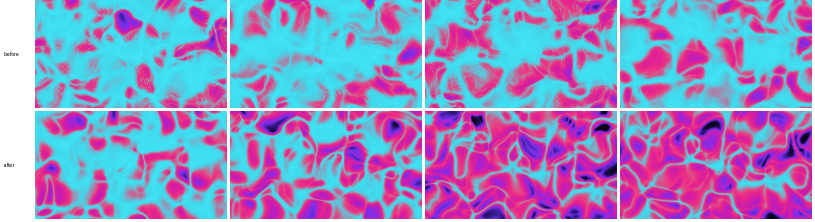
#> input picture worktree-audio-engine-picture/stills-677-caustics-bj.jpg, 1630 x 444 px (shown at 1/2 size)
$ python framestats.py ../../../../worktree-audio-engine-picture/stills-677-caustics-bj.jpg
#> lines starting #> are read from the running program, lines starting #| are printed output that depends on the picture; after the words box and inside, x2 and y2 are one past the last pixel; in counts of white or black regions, pixels touching at a corner belong together
"""framestats.py img [img...] — what a frame is made of, to put ours beside a reference frame by number:
the colour of each brightness band (max channel) and its share of pixels, column brightness, and the
horizontal vs vertical fine-detail ratio (x/y > 1: detail runs vertical). Run with
`uv run --with pillow --with numpy python framestats.py a.png b.jpg`. Ignores the top 60 px and bottom
70 px (our UI chrome) on every image so both sides compare alike."""
import sys
from PIL import Image
import numpy as np

for f in sys.argv[1:]:
    im = Image.open(f).convert("RGB")
#> im is the input picture: PIL image 1630x444 RGB; mean R, G, B 149.8, 143.6, 196.7
    if im.size != (1280, 720):
        im = im.resize((1280, 720))
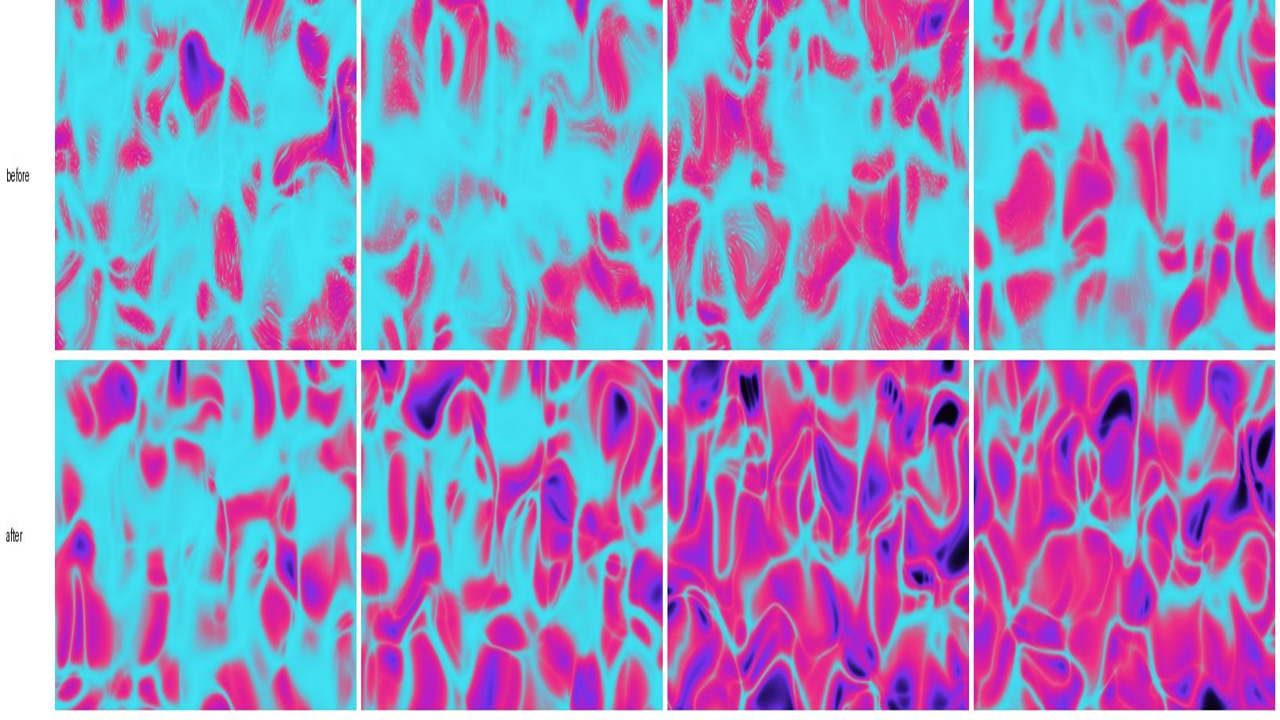
#> im: PIL image 1280x720 RGB; mean R, G, B 149.8, 143.5, 196.7
    a = np.asarray(im).astype(float)[60:650] / 255
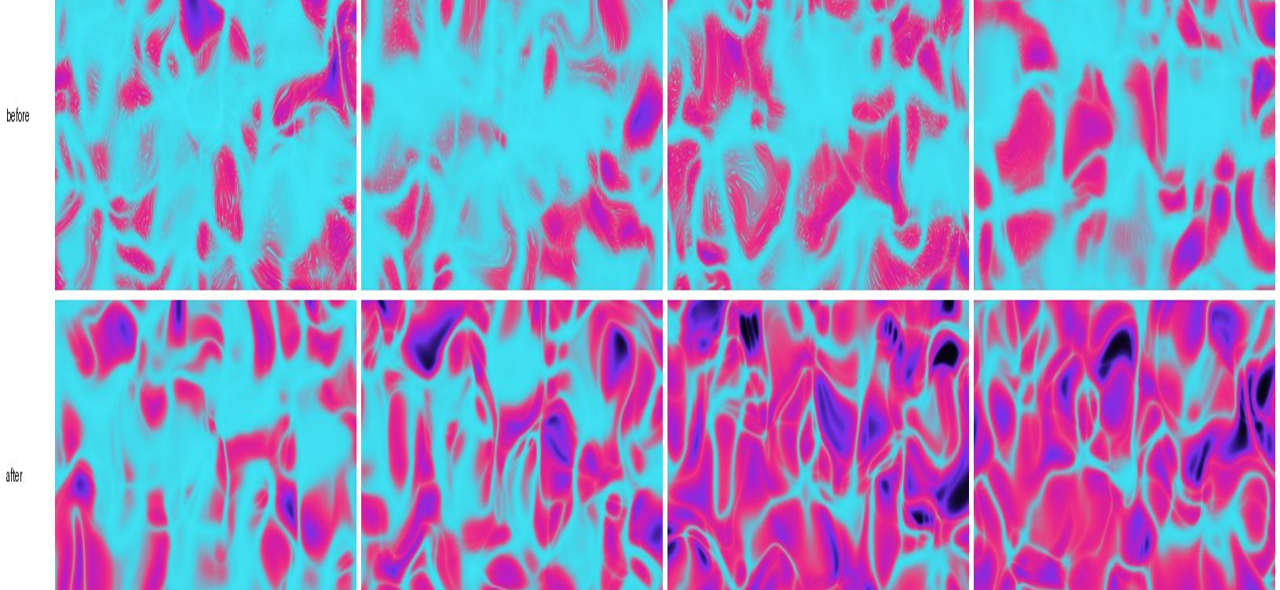
#> a: shape (590, 1280, 3) float64; mean R, G, B 0.578, 0.567, 0.772
    l = a.max(2)
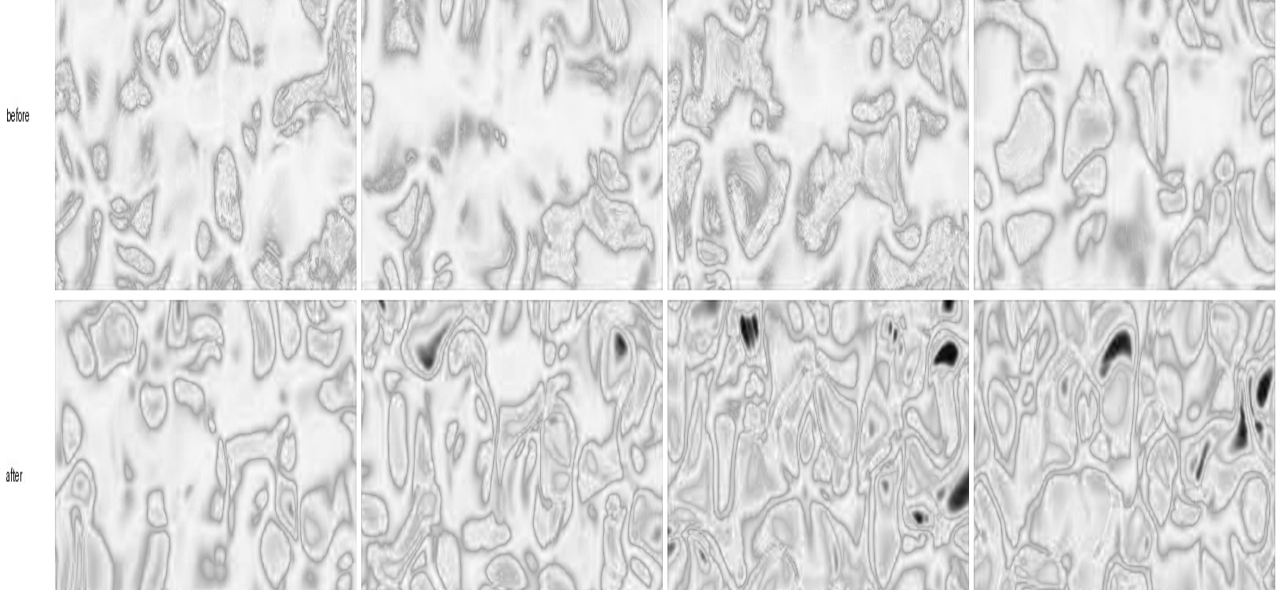
#> l: shape (590, 1280) float64; min 0, max 1, mean 0.856
    print(f.split("/")[-1], "mean", a.mean((0, 1)).round(3), "maxch", round(l.mean(), 3), "dark<0.05", round((l < 0.05).mean(), 2))
#| stills-677-caustics-bj.jpg mean [0.578 0.567 0.772] maxch 0.856 dark<0.05 0.0
    for lo, hi in [(0.05, 0.15), (0.15, 0.3), (0.3, 0.5), (0.5, 0.7), (0.7, 1.01)]:
        m = (l >= lo) & (l < hi)
        print("   ", lo, hi, round(m.mean(), 3), a[m].mean(0).round(2) if m.any() else "")
#> this loop made 5 passes
#|     0.05 0.15 0.001 [0.04 0.02 0.1 ]
#|     0.15 0.3 0.002 [0.09 0.04 0.22]
#|     0.3 0.5 0.002 [0.17 0.08 0.41]
#|     0.5 0.7 0.055 [0.62 0.48 0.66]
#|     0.7 1.01 0.94 [0.58 0.57 0.78]
#> pass 1, `m = (l >= lo) & (l < hi)`:
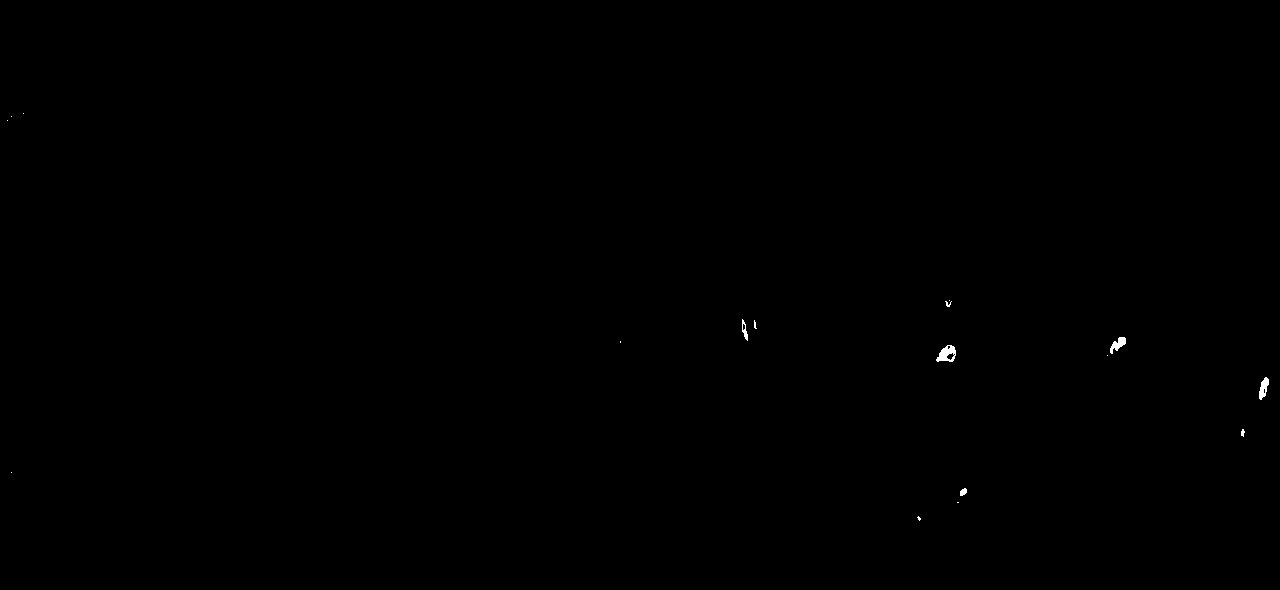
#> m: shape (590, 1280) bool; 0.09% white; 17 white regions (10 under 20 px), largest, box (x1, y1, x2, y2) and area: (936, 345, 956, 362) 206, (1110, 337, 1126, 354) 136, (1259, 377, 1269, 400) 136
#> pass 3, `m = (l >= lo) & (l < hi)`:
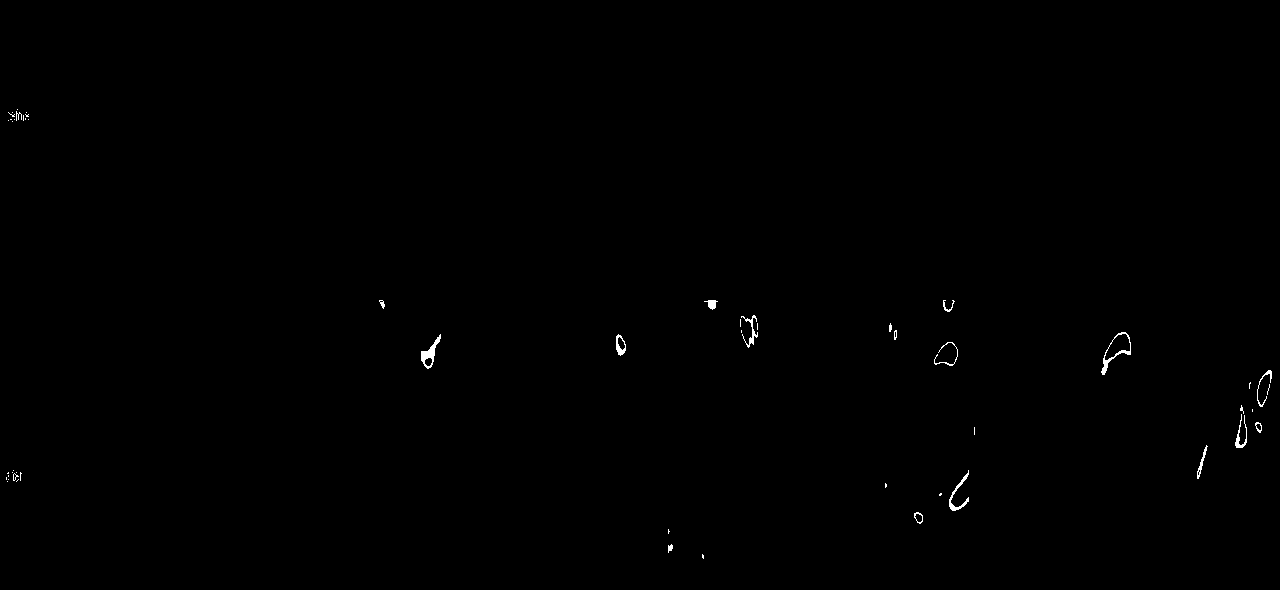
#> m: shape (590, 1280) bool; 0.23% white; 53 white regions (35 under 20 px), largest, box (x1, y1, x2, y2) and area: (421, 334, 441, 369) 227, (1101, 332, 1131, 375) 216, (949, 470, 969, 511) 179
#> after the loop:
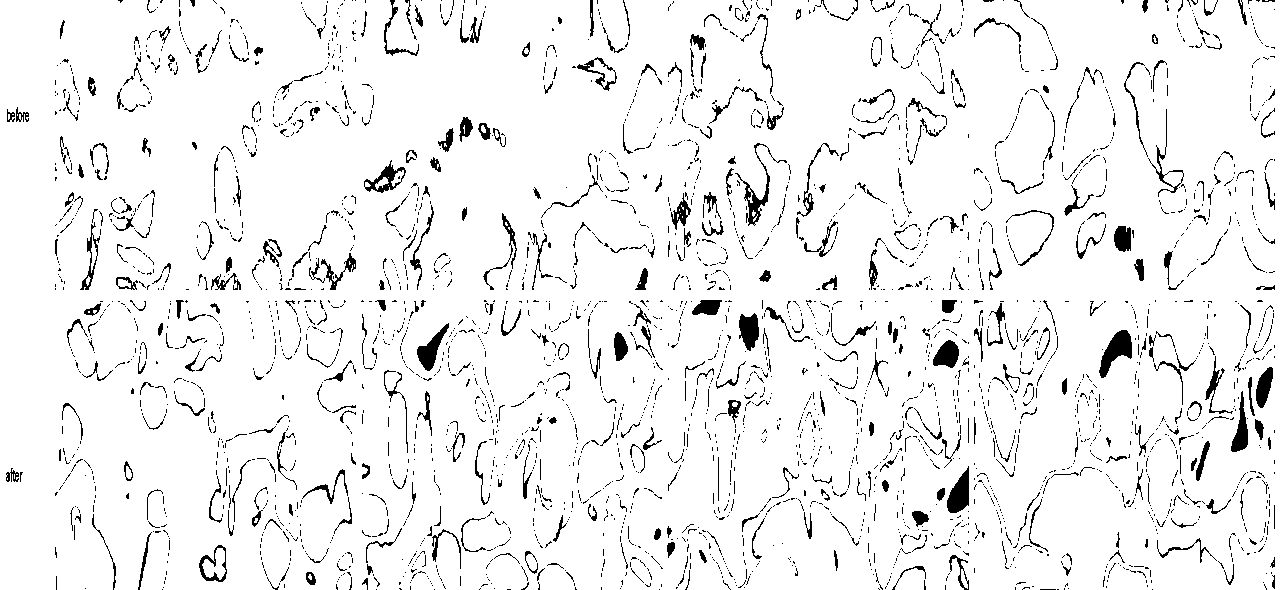
#> m: shape (590, 1280) bool; 94% white; 3118 black regions (2661 under 20 px), largest, box (x1, y1, x2, y2) and area: (1099, 330, 1132, 378) 765, (947, 466, 969, 513) 638, (735, 143, 787, 226) 593
    col = l.mean(0)
#> col = 1280 values, max 1 at index 0, min 0.756 at index 968, mean 0.856
    print("   col", [round(col[i * 64:(i + 1) * 64].mean(), 2) for i in range(20)])
#|    col [0.97, 0.86, 0.87, 0.87, 0.87, 0.86, 0.84, 0.86, 0.86, 0.85, 0.84, 0.82, 0.85, 0.84, 0.82, 0.85, 0.85, 0.83, 0.84, 0.84]
    # fine-structure energy: mean abs horizontal vs vertical pixel difference
    gx = np.abs(np.diff(l, axis=1)).mean()
#> gx = 0.0237
    gy = np.abs(np.diff(l, axis=0)).mean()
#> gy = 0.0127
    print("   grad x", round(gx, 4), "grad y", round(gy, 4), "x/y", round(gx / max(gy, 1e-6), 2))
#|    grad x 0.0237 grad y 0.0127 x/y 1.86
